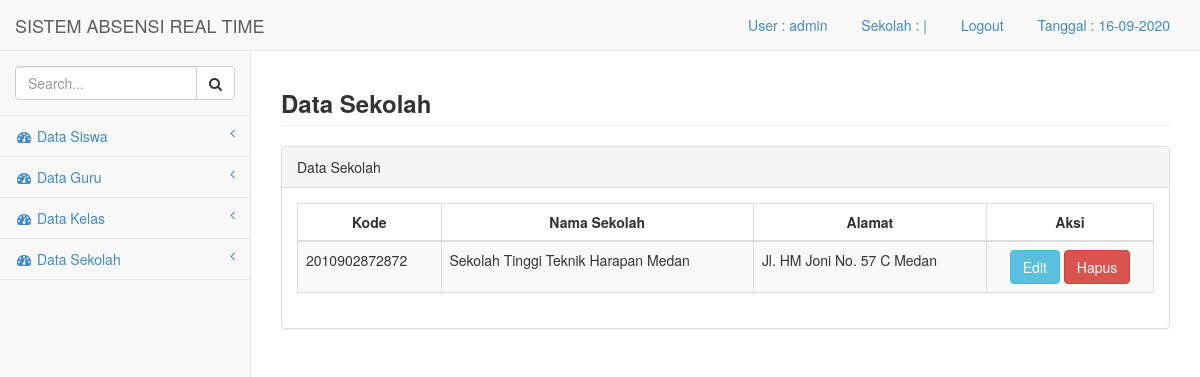
/media.php?module=sekolah (signed in), run on the app's committed database.
### tables this page shows
CREATE TABLE IF NOT EXISTS `sekolah` (
`id` int(10) NOT NULL,
  `kode` varchar(50) NOT NULL,
  `nama` varchar(100) NOT NULL,
  `alamat` text NOT NULL
);

### module/sekolah/sekolah.php (the view, shortened to what this page needs)
            <div class="row">
                <div class="col-lg-12">
					<h3 class="page-header"><strong>Data Sekolah</strong></h3>
                </div>
            </div>
            <div class="row">
                <div class="col-lg-12">
                    <div class="panel panel-default">
                        <div class="panel-heading">
                            Data Sekolah
                        </div>
                        <div class="panel-body">
                            <div class="table-responsive">
                                <table class="table table-striped table-bordered table-hover" id="dataTables-example">
                                    <thead>
                                        <tr>
                                            <th class="text-center">Kode</th>
                                            <th class="text-center">Nama Sekolah</th>
                                            <th class="text-center">Alamat</th>
                                            <th class="text-center">Aksi</th>
                                        </tr>
                                    </thead>
                                    <tbody>
<?php
	$sql=mysql_query("select * from sekolah");
	while($rs=mysql_fetch_array($sql)){
?>                                        <tr class="odd gradeX">
                                            <td><?php echo"$rs[kode]";  ?></td>
                                            <td ><?php echo"$rs[nama]";  ?></td>
                                            <td ><?php echo"$rs[alamat]";  ?></td>
                                        <td class="text-center"><a href="./././media.php?module=input_sekolah&act=edit_sekolah&id=<?php echo $rs['id'] ?>"><button type="button" class="btn btn-info">Edit</button> <a href="././module/simpan.php?act=hapus_sekolah&id=<?php echo $rs['id'] ?>"><button type="button" class="btn btn-danger">Hapus</button></a></td>
                                        </tr>
<?php
}
?>
                                    </tbody>
                                </table>
                            </div>
                        </div>
                    </div>
                </div>
            </div>

### css/sb-admin.css (style rules this page uses)
body { padding-top: 100px; background-color: #f8f8f8; }
@media (min-width:768px) { body { padding-top: 50px; } }

### data on the page
sekolah: kode "2010902872872", nama "Sekolah Tinggi Teknik Harapan Medan", alamat "Jl. HM Joni No. 57 C Medan"

### other printed values
$usre "admin"
